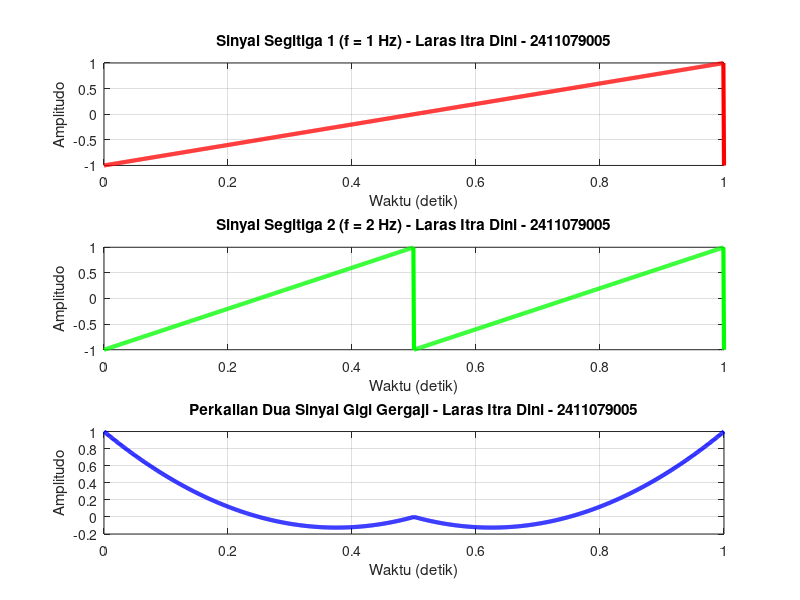

This chart was generated by the following MATLAB code:
clear all;
clc;
clf;

% Parameter Sinyal
fs = 1000;   % Sampling frequency 
f1 = 1;      % Frekuensi Sinyal 1 
f2 = 2;      % Frekuensi Sinyal 2 
A1 = 2;      % Amplitudo Sinyal 1
A2 = 1;      % Amplitudo Sinyal 2

% Waktu 
t = 0:1/fs:1; 

% Sinyal Persegi
x1 = sawtooth (2 * pi * f1 * t);  % Sinyal segitiga pertama
x2 = sawtooth (2 * pi * f2 * t);  % Sinyal segitiga kedua

% Penjumlahan Sinyal
y = x1 .* x2;

% Plot Sinyal
figure(1);
subplot(311);
plot(t, x1, 'r', 'LineWidth', 3);
grid on;
title('Sinyal Segitiga 1 (f = 1 Hz) - Laras Itra Dini - 2411079005');
xlabel('Waktu (detik)');
ylabel('Amplitudo');

subplot(312);
plot(t, x2, 'g', 'LineWidth', 3);  
grid on;
title('Sinyal Segitiga 2 (f = 2 Hz) - Laras Itra Dini - 2411079005');
xlabel('Waktu (detik)');
ylabel('Amplitudo');

subplot(313);
plot(t, y, 'b', 'LineWidth', 3); 
grid on;
title('Perkalian Dua Sinyal Gigi Gergaji - Laras Itra Dini - 2411079005');
xlabel('Waktu (detik)');
ylabel('Amplitudo');
